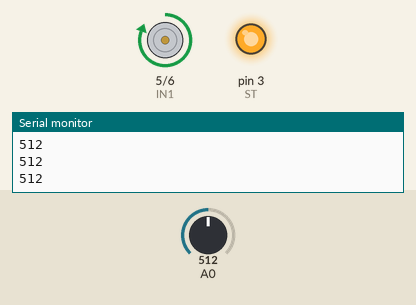
The sketch below on a simulated Arduino Uno, built with avr-gcc and run on an emulated ATmega328P. On the bench: motor-driver pin pairs drawn as motors (green arrow = first pin HIGH = forward, orange = second pin HIGH = backward, longer = more drive), output pins drawn as LEDs (lit = HIGH), the last lines printed to the serial monitor. The inputs (shaded band) are chosen by the test bench; at power-on: A0 = 512.

Above: at 1.2 s.
1.3 s: A0 set to 465
2.8 s: A0 set to 434
At 3.8 s:
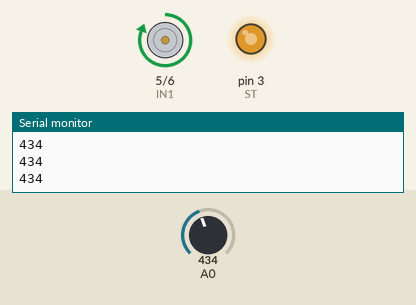
4.4 s: A0 set to 460
At 5.2 s:
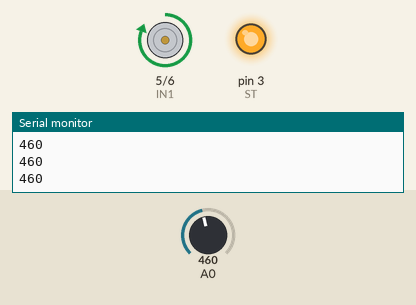
6.0 s: A0 set to 90
At 6.6 s:
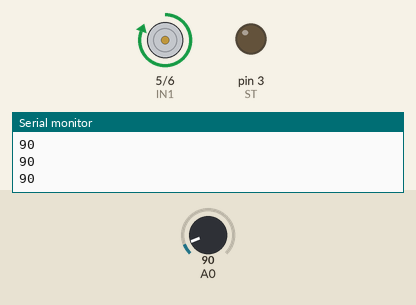
7.6 s: A0 set to 105
At 8.9 s:
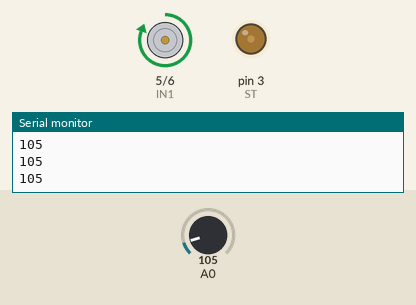
9.2 s: A0 set to 0
At 10.6 s:
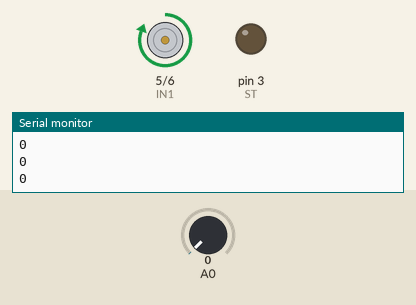
Timing chart, 0 to 11.8 s (numbered marks = the images above; inputs shaded):
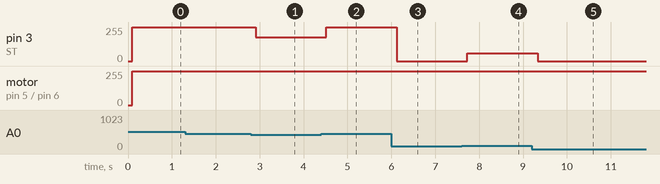

Measured:
- the behaviour switches between 451 and 450 on A0 (found by bisection; images 0 and 1)
- the behaviour switches between 100 and 101 on A0 (found by bisection; images 3 and 4)
- after the input at 2.8 s, pin 3 (ST): 255/255 → 180/255 after 0.11 s
- after the input at 4.4 s, pin 3 (ST): 180/255 → 255/255 after 0.11 s
- after the input at 6.0 s, pin 3 (ST): 255/255 → 0/255 after 0.12 s
- after the input at 7.6 s, pin 3 (ST): 0/255 → 60/255 after 0.12 s
- after the input at 9.2 s, pin 3 (ST): 60/255 → 0/255 after 0.13 s

The sketch:

hapticMotorPWM.ino
```cpp
// 触覚提示：振動(偏心モータ)
const int IN1 = 5;
const int IN2 = 6;
const int ST = 3;


void setup() {
  // シリアル通信のbps
  Serial.begin(115200);

  // モータ用
  pinMode( IN1, OUTPUT );
  pinMode( IN2, OUTPUT );
  pinMode( ST, OUTPUT );
}

void loop() {
  // 筋電計測
      // MyoWareの値を読む
      int EMG = analogRead(A0);

      // 読み取った値をUnityへ送信(シリアル通信)
      Serial.println(EMG);
      delay(100);

  // 触覚提示
       /*
       * 筋電値(EMG)に応じた(比例した)値の触覚を出力
       * 振動に関しては計測と提示をごちゃっても良い
       */

      // とりあえず正転
      //analogWrite( IN1, 255 );
      //analogWrite( IN2, 0 );
      //analogWrite( ST, 255 ); //強さ?


      if(EMG <= 100){
          analogWrite( IN1, 255 );
          analogWrite( IN2, 0 );
          analogWrite( ST, 0 );
      } else if((EMG>100) && (EMG<=275)){
          analogWrite( IN1, 255 );
          analogWrite( IN2, 0 );
          analogWrite( ST, 60 );

          //analogWrite( ST, 100 );
      } else if((EMG>275) && (EMG<=450)){
          analogWrite( IN1, 255 );
          analogWrite( IN2, 0 );
          //analogWrite( ST, 100);

          analogWrite( ST, 180 );
      } else if((EMG>450) && (EMG<=625)){
          analogWrite( IN1, 255 );
          analogWrite( IN2, 0 );
          //analogWrite( ST, 150 );

          analogWrite( ST, 255 );
      } else if((EMG>625) && (EMG<=800)){
          analogWrite( IN1, 255 );
          analogWrite( IN2, 0 );
          //analogWrite( ST, 200 );

          analogWrite( ST, 255 );
      } else if((EMG>800) && (EMG<=1024)){
          analogWrite( IN1, 255 );
          analogWrite( IN2, 0 );
          analogWrite( ST, 255 );
      }
}
```
